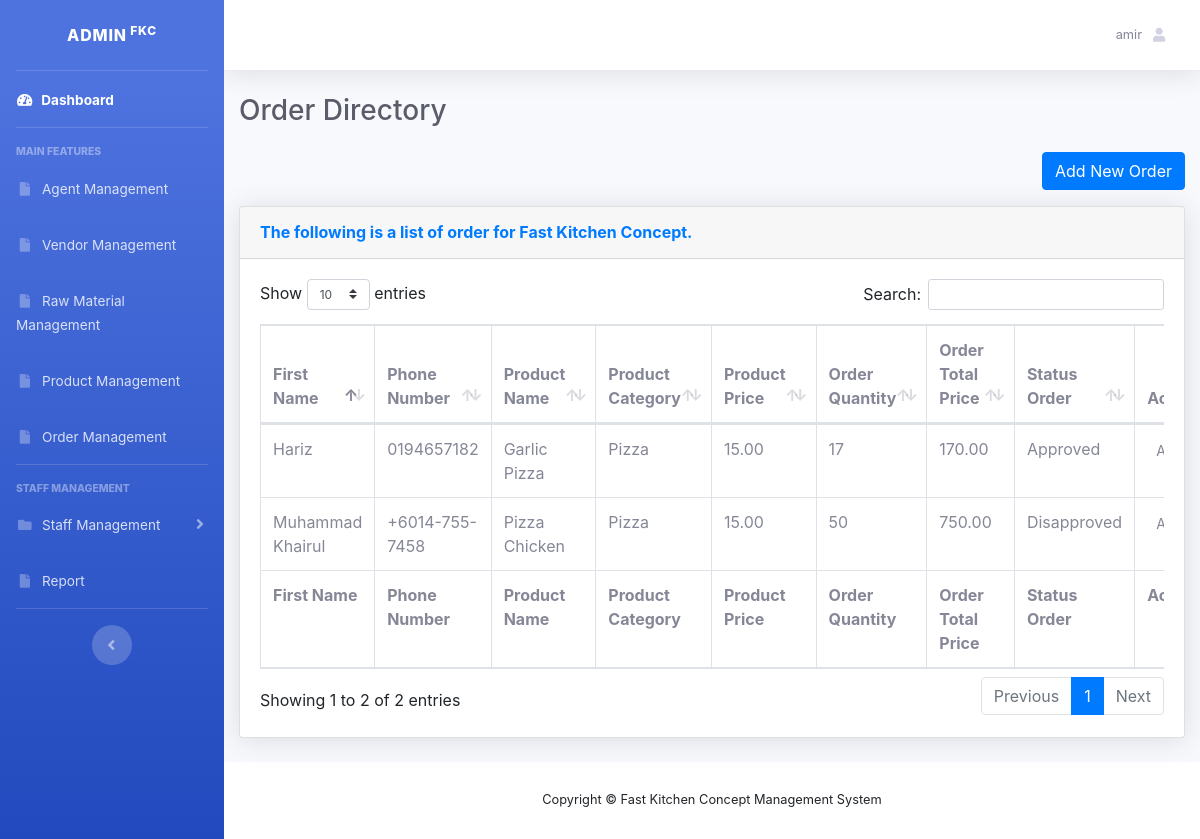
The app's page /admin/order_management/index.php (signed in) with its own data.
### tables this page shows
CREATE TABLE `agent_order` (
  `id_order` int(25) NOT NULL,
  `order_date` date NOT NULL DEFAULT current_timestamp(),
  `id_agent` int(25) NOT NULL,
  `id_product` int(25) NOT NULL,
  `order_quantity` int(25) NOT NULL,
  `order_totalprice` varchar(25) NOT NULL,
  `order_status` varchar(255) NOT NULL
);

CREATE TABLE `agent` (
  `id_agent` int(25) NOT NULL,
  `agent_fname` varchar(255) NOT NULL,
  `agent_lname` varchar(255) NOT NULL,
  `agent_email` varchar(255) NOT NULL,
  `agent_phone` varchar(255) NOT NULL,
  `agent_address` varchar(255) NOT NULL
);

CREATE TABLE `product` (
  `id_product` int(25) NOT NULL,
  `product_name` varchar(255) NOT NULL,
  `product_category` varchar(255) NOT NULL,
  `product_description` varchar(2555) NOT NULL,
  `product_price` varchar(25) NOT NULL
);

### admin/order_management/index.php (the view, shortened to what this page needs)
<?php
require('../../db/db_connect.php');
?>
<!DOCTYPE html>
<html lang="en">
<head>
    <link href="../../vendor/fontawesome-free/css/all.min.css" rel="stylesheet" type="text/css">
    <link href="../../css/sb-admin-2.min.css" rel="stylesheet">
        <link href="../../vendor/datatables/dataTables.bootstrap4.min.css" rel="stylesheet">
    <link rel="stylesheet" href="https://maxcdn.bootstrapcdn.com/bootstrap/4.0.0/css/bootstrap.min.css">
  <link rel="stylesheet" href="https://cdnjs.cloudflare.com/ajax/libs/font-awesome/4.7.0/css/font-awesome.min.css">
</head>
<body id="page-top">
    <div id="wrapper">
        <ul class="navbar-nav bg-gradient-primary sidebar sidebar-dark accordion" id="accordionSidebar">
            <a class="sidebar-brand d-flex align-items-center justify-content-center" href="index.php">
                <div class="sidebar-brand-text mx-2">ADMIN<sup> FKC</sup></div>
            </a>
            <hr class="sidebar-divider my-0">
            <li class="nav-item active">
                <a class="nav-link" href="../index.php">
                    <i class="fas fa-fw fa-tachometer-alt"></i>
                    <span>Dashboard</span></a>
            </li>
            <hr class="sidebar-divider">
            <div class="sidebar-heading">
                Main Features
            </div>
            <li class="nav-item">
                <a class="nav-link" href="../agent_management/index.php">
                    <i class="fas fa-fw fa-file"></i>
                    <span>Agent Management</span></a>
            </li>
            <li class="nav-item">
                <a class="nav-link" href="../vendor_management/index.php">
                    <i class="fas fa-fw fa-file"></i>
                    <span>Vendor Management</span></a>
            </li>
            <li class="nav-item">
                <a class="nav-link" href="../raw_material_management/index.php">
                    <i class="fas fa-fw fa-file"></i>
                    <span>Raw Material Management</span></a>
            </li>
            <li class="nav-item">
                <a class="nav-link" href="../product_management/index.php">
                    <i class="fas fa-fw fa-file"></i>
                    <span>Product Management</span></a>
            </li>
            <li class="nav-item">
                <a class="nav-link" href="../order_management/index.php">
                    <i class="fas fa-fw fa-file"></i>
                    <span>Order Management</span></a>
            </li>
            <hr class="sidebar-divider">
            <div class="sidebar-heading">
                Staff Management
            </div>
            <li class="nav-item">
                <a class="nav-link collapsed" href="#" data-toggle="collapse" data-target="#collapsePages"
                    aria-expanded="true" aria-controls="collapsePages">
                    <i class="fas fa-fw fa-folder"></i>
                    <span>Staff Management</span>
                </a>
            </li>
            <li class="nav-item">
                <a class="nav-link" href="../report_management/index.php">
                    <i class="fas fa-fw fa-file"></i>
                    <span>Report</span></a>
            </li>
            <hr class="sidebar-divider d-none d-md-block">
            <div class="text-center d-none d-md-inline">
                <button class="rounded-circle border-0" id="sidebarToggle"></button>
            </div>
        </ul>
        <div id="content-wrapper" class="d-flex flex-column">
            <div id="content">
                <nav class="navbar navbar-expand navbar-light bg-white topbar mb-4 static-top shadow">
                    <ul class="navbar-nav ml-auto">
                        <li class="nav-item dropdown no-arrow">
                            <a class="nav-link dropdown-toggle" href="#" id="userDropdown" role="button"
                                data-toggle="dropdown" aria-haspopup="true" aria-expanded="false">
                                <span class="mr-2 d-none d-lg-inline text-gray-600 small">    <?php echo $_SESSION['name']; ?></span>
                                <i class="fas fa-user fa-sm fa-fw mr-2 text-gray-400"></i>
                            </a>
                        </li>
                    </ul>
                </nav>
 <div class="container-fluid">
    <h1 class="h3 mb-2 text-gray-800">Order Directory</h1>
    <div class="text-right">
        <a href="addOrder.php" class="btn btn-primary mb-3">Add New Order</a>
    </div>
    <div class="card shadow mb-4">
        <div class="card-header py-3">
            <h6 class="m-0 font-weight-bold text-primary">The following is a list of order for Fast Kitchen Concept.</h6>
        </div>
        <div class="card-body">
            <div class="table-responsive">
                <table class="table table-bordered" id="dataTable" width="100%" cellspacing="0">
                    <thead>
                        <tr>
                        <th>First Name</th>
                            <th>Phone Number</th>
                            <th>Product Name</th>
                            <th>Product Category</th>
                            <th>Product Price</th>
                            <th>Order Quantity</th>
                            <th>Order Total Price</th>
                            <th>Status Order</th>
                            <th>Action</th>
                    </thead>
                    <tfoot>
                        <tr>
                            <th>First Name</th>
                            <th>Phone Number</th>
                            <th>Product Name</th>
                            <th>Product Category</th>
                            <th>Product Price</th>
                            <th>Order Quantity</th>
                            <th>Order Total Price</th>
                            <th>Status Order</th>
                            <th>Action</th>
                        </tr>
                    </tfoot>
                    <tbody>
                    <?php
                    $sql = "SELECT o.* , a.*, p.*
                    FROM  agent_order AS o
                    INNER JOIN agent AS a ON o.id_agent = a.id_agent
                    INNER JOIN product AS p ON p.id_product = o.id_product;";
                    $sql_run = mysqli_query($conn, $sql);
                    while($user= mysqli_fetch_array($sql_run)){
                    ?>
                        <tr>
                            <td><?php echo $user['agent_fname']; ?></td>
                            <td><?php echo $user['agent_phone']; ?></td>
                            <td><?php echo $user['product_name']; ?></td>
                            <td><?php echo $user['product_category']; ?></td>
                            <td><?php echo $user['product_price']; ?></td>
                            <td><?php echo $user['order_quantity']; ?></td>
                            <td><?php echo $user['order_totalprice']; ?></td>
                            <td><?php echo $user['order_status']; ?></td>
							<td align="center">
                                <button type="button" class="btn btn-flat btn-default btn-sm dropdown-toggle dropdown-icon py-0" data-toggle="dropdown">
                                         Action
                                 </button>
                           </td>
                        </tr> <?php } ?>
                    </tbody>
                </table>
            </div>
        </div>
    </div>
</div>
            </div>
            <footer class="sticky-footer bg-white">
                <div class="container my-auto">
                    <div class="copyright text-center my-auto">
                        <span>Copyright &copy; Fast Kitchen Concept Management System</span>
                    </div>
                </div>
            </footer>
        </div>
    </div>
</body>
</html>

### records on screen
agent_order: id_agent.agent_fname "Muhammad Khairul", id_agent.agent_phone "+6014-755-7458", id_product.product_name "Pizza Chicken", id_product.product_category "Pizza", id_product.product_price "15.00", order_quantity "50", order_totalprice "750.00", order_status "Disapproved"
agent_order: id_agent.agent_fname "Hariz", id_agent.agent_phone "0194657182", id_product.product_name "Garlic Pizza", id_product.product_category "Pizza", id_product.product_price "15.00", order_quantity "17", order_totalprice "170.00", order_status "Approved"

### other values on screen
$_SESSION['name'] "amir"
